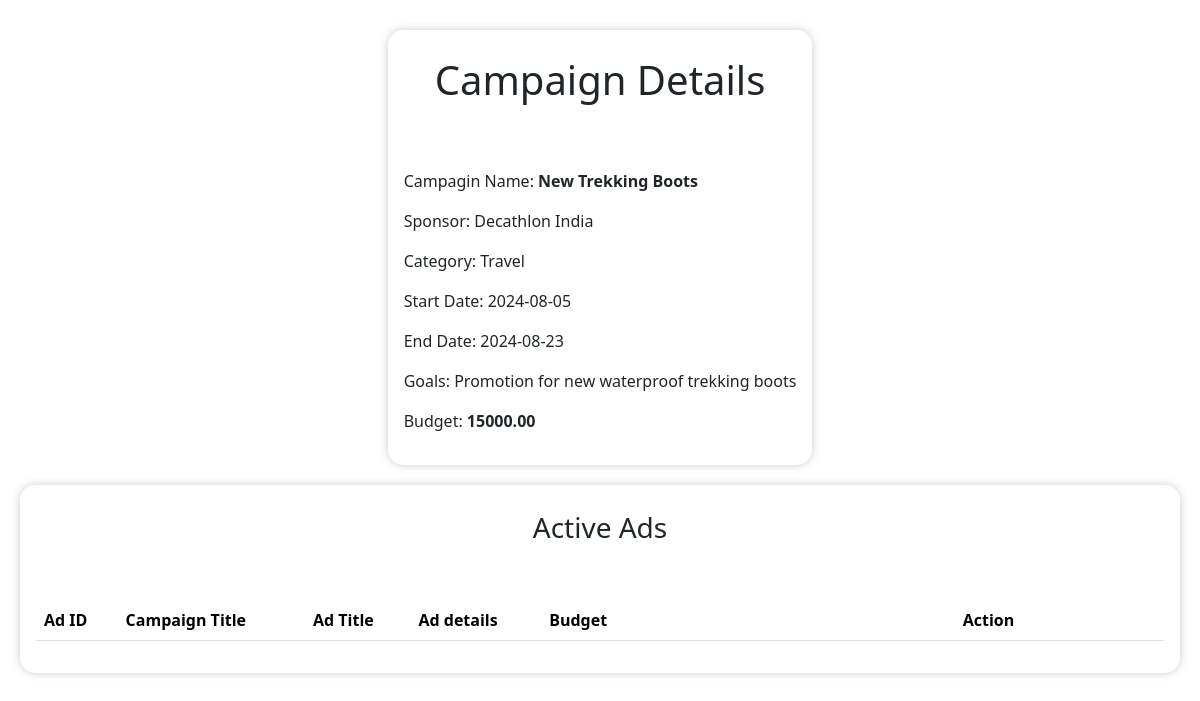
Page /rajeshsinha123/campaign_descriptions/2 on the committed database.
### backend/models.py (models this page shows)
class Campaign(db.Model):
    campaign_id=db.Column(db.Integer,primary_key=True,autoincrement=True)
    name=db.Column(db.String(),nullable=False,unique=True)
    category_id=db.Column(db.String(),db.ForeignKey("category.cat_id"),nullable=False)
    start_date=db.Column(db.Date,nullable=False)
    end_date = db.Column(db.Date, nullable=False)
    budget = db.Column(db.Numeric(10, 2), nullable=False)
    initial_budget=db.Column(db.Numeric(10, 2),default=budget)
    status = db.Column(db.String(), nullable=False,default='active')
    visibility= db.Column(db.String(50),nullable=False)
    goals=db.Column(db.String(),nullable=False)
    flagged=db.Column(db.Integer,nullable=False,default=0)
    categories=db.relationship('Category',back_populates='campaigns')
    sponsor_id=db.Column(db.Integer,db.ForeignKey('sponsor.sponsor_id'),nullable=False)
    admin_id=db.Column(db.Integer,db.ForeignKey('admin.admin_id'),nullable=False,default=1)
    sponsors=db.relationship('Sponsor',back_populates='campaigns')
    admin=db.relationship('Admin',back_populates='campaigns')
    ads=db.relationship('Adrequest',back_populates='campaign')

class Sponsor(db.Model):
    sponsor_id=db.Column(db.Integer,primary_key=True,autoincrement=True)
    username=db.Column(db.String(),nullable=False,unique=True)
    password=db.Column(db.String(),nullable=False)
    company_name=db.Column(db.String(),nullable=False,unique=True)
    industry=db.Column(db.String(),nullable=False)
    initial_budget=db.Column(db.Numeric(10, 2),nullable=False,default=0)
    budget=db.Column(db.Numeric(10, 2),nullable=False)
    flagged=db.Column(db.Integer,nullable=False,default=0)
    admin_id=db.Column(db.Integer,db.ForeignKey('admin.admin_id'),nullable=False,default=1)
    campaigns=db.relationship('Campaign',back_populates='sponsors')
    admin=db.relationship('Admin',back_populates='sponsors')

class Category(db.Model):
    cat_id=db.Column(db.Integer,primary_key=True,autoincrement=True)
    name=db.Column(db.String(), nullable=False,unique=True)
    campaigns=db.relationship('Campaign',back_populates='categories')
    influencers = db.relationship('Influencer', back_populates='category')
    niches= db.relationship('Niche', back_populates='category')

### backend/campaigns.py (the view)
@app.route('/<username>/campaign_descriptions/<int:id>')                # all the active campaigns shown to the influencer
def camp_descriptions(username,id):
    camp=Campaign.query.filter_by(campaign_id=id).first()
    return render_template('camp_descriptions.html',camp=camp,username=username)

### templates/camp_descriptions.html (shortened to what this page needs)
<!DOCTYPE html>
<html lang="en">
<head>
    <link rel="stylesheet" href="/static/style.css">
    <link href="https://cdn.jsdelivr.net/npm/bootstrap@5.3.3/dist/css/bootstrap.min.css" rel="stylesheet">
</head>
<body>
    <div id="input-form" style="box-shadow: 0 0 10px rgba(0, 0, 0, 0.2);background-color: #fff;border: 0px solid rgb(101, 99, 99); padding: 1rem;border-radius: 15px;">
        <h1 id="heading"> Campaign Details</h1>
        <br><br>
        <p>Campagin Name: <b>{{camp.name}}</b></p>
        <p>Sponsor: {{camp.sponsors.company_name}}</p>
        <p>Category: {{camp.categories.name}}</p>
        <p>Start Date: {{camp.start_date}}</p>
        <p>End Date: {{camp.end_date}}</p>
        <p>Goals: {{camp.goals}}</p>
        <p>Budget: <b>{{camp.initial_budget}}</b></p>
    </div>
    <div style="box-shadow: 0 0 10px rgba(0, 0, 0, 0.2);background-color: #fff;border: 0px solid rgb(101, 99, 99); padding: 1rem;border-radius: 15px;" >
    <h3 id="heading"> Active Ads</h3>
    <br>
    <table class="table table-striped">
        <thead>
          <tr>
            <th scope="col">Ad ID</th>
            <th scope="col">Campaign Title</th>
            <th scope="col">Ad Title</th>
            <th scope="col">Ad details</th>
            <th scope="col">Budget</th>
            <th scope="col" style="padding-left: 20rem;">Action</th>
          </tr>
        </thead>
    </table>
    </div>
</body>
</html>

### static/style.css (style rules this page uses)
* { margin: 0px; }
#input-form { border: 2px solid rgb(115, 115, 118); width: fit-content; height: auto; margin: auto; margin-top: 10px; border-radius: 20px; margin-bottom: 20px; padding: 2rem ; }
#heading { height: 75px; padding: 10px; text-align: center; margin: 0px }
body { font-family: Arial, sans-serif; background-color: #f4f4f4bb; margin: 0; padding: 20px; }

### rows in the picture
Campaign: name "New Trekking Boots", start_date "2024-08-05", end_date "2024-08-23", goals "Promotion for new waterproof trekking boots", initial_budget "15000.00"
Sponsor: sponsors.company_name "Decathlon India"
Category: categories.name "Travel"
